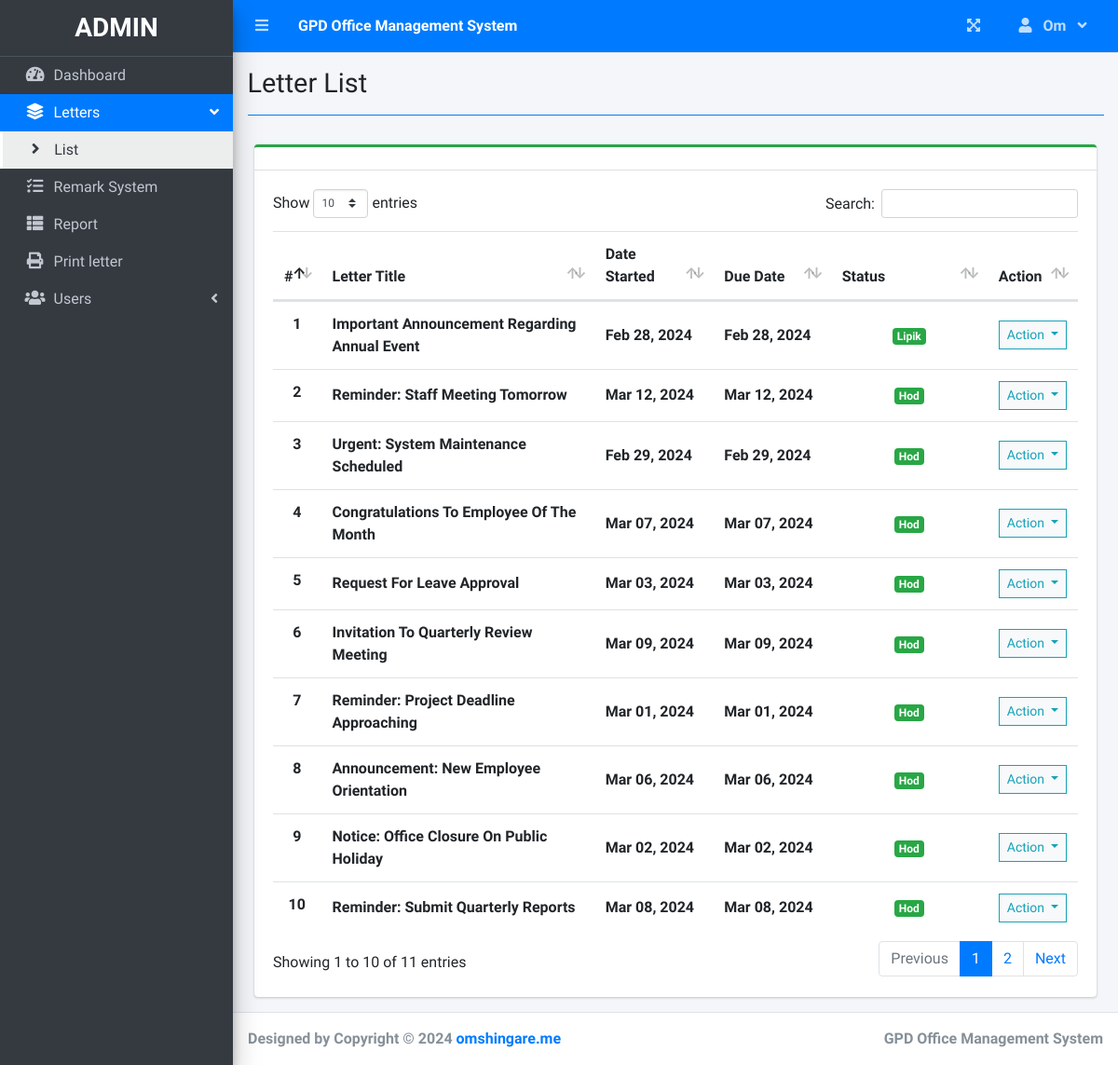
Before: /index.php?page=letter_list (signed in) with the older database file.
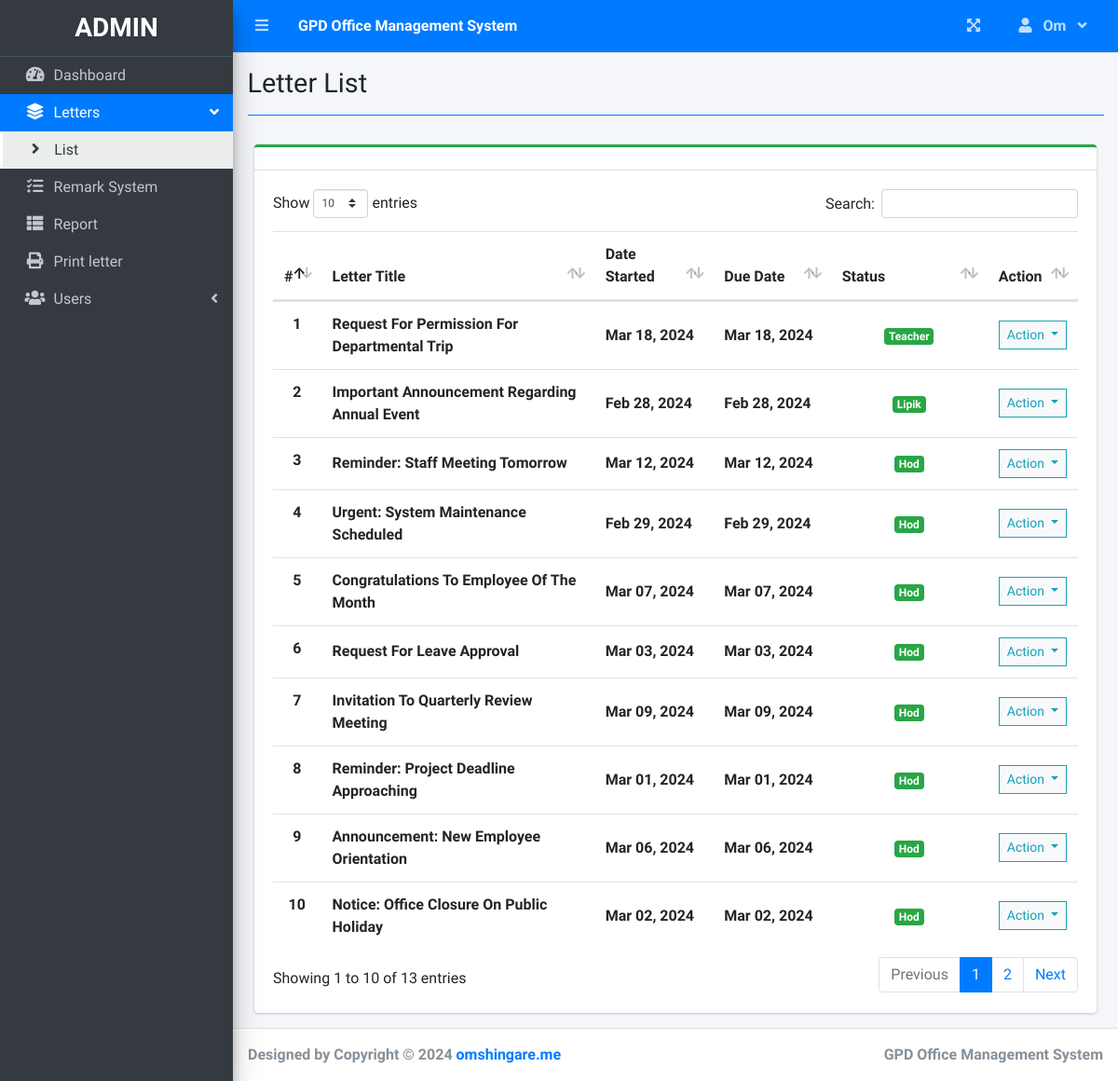
After: the same page with the newer database file.
### tables this page shows
CREATE TABLE `gpd_letters` (
  `letter_id` int(11) NOT NULL,
  `letter_creator_user_id` int(11) NOT NULL,
  `letter_title` text NOT NULL,
  `letter_content` text NOT NULL,
  `letter_status` int(11) DEFAULT 1,
  `letter_hod_remarks` text DEFAULT NULL,
  `letter_lipik_remarks` text DEFAULT NULL,
  `letter_principal_remarks` text DEFAULT NULL,
  `letter_principal_approval_date` datetime DEFAULT NULL,
  `letter_lipik_approval_date` datetime DEFAULT NULL,
  `letter_hod_approval_date` datetime DEFAULT NULL,
  `letter_created_date` date DEFAULT NULL
);

### letter_list.php (the view, shortened to what this page needs)
<?php include'db_connect.php' ?>
<div class="col-lg-12">
	<div class="card card-outline card-success">
		<div class="card-header">
		</div>
		<div class="card-body">
			<table class="table tabe-hover table-condensed" id="list">
				<colgroup>
					<col width="5%">
					<col width="35%">
					<col width="15%">
					<col width="15%">
					<col width="20%">
					<col width="10%">
				</colgroup>
				<thead>
					<tr>
						<th class="text-center">#</th>
						<th>Letter Title</th>
						<th>Date Started</th>
						<th>Due Date</th>
						<th>Status</th>
						<th>Action</th>
					</tr>
				</thead>
				<tbody>
				<?php
                $i = 1;
                $stat = array("Teacher","Hod","Lipik","Principal", "Done");
                $where = "";
                $qry = $conn->query("SELECT * FROM gpd_letters $where order by letter_creator_user_id asc");
                while($row = $qry->fetch_assoc()):
                ?>
					<tr>
						<th class="text-center"><?php echo $i++ ?></th>
						<td>
							<p><b><?php echo ucwords($row['letter_title']) ?></b></p>
						</td>
						<td><b><?php echo date("M d, Y",strtotime($row['letter_created_date'])) ?></b></td>
						<td><b><?php echo date("M d, Y",strtotime($row['letter_created_date'])) ?></b></td>
						<td class="text-center">
							<?php
							  	echo "<span class='badge badge-success'>{$stat[$row['letter_status'] - 1]}</span>";
							?>
						</td>
						<td class="text-center">
							<button type="button" class="btn btn-default btn-sm btn-flat border-info wave-effect text-info dropdown-toggle" data-toggle="dropdown" aria-expanded="true">
		                      Action
		                    </button>
						</td>
					</tr>
				<?php endwhile; ?>
				</tbody>
			</table>
		</div>
	</div>
</div>

Changed rows visible on the page:
no longer on this page (row unchanged): gpd_letters: letter_title "Reminder: Submit Quarterly Reports", letter_created_date "Mar 08, 2024", letter_status "Hod"
added gpd_letters: letter_title "Request For Permission For Departmental Trip", letter_created_date "Mar 18, 2024", letter_status "Teacher"
Other visible differences:
text written by a page script: "Show entries Search: Showing 1 to 10 of 11 entries Previous 1 2 Next" → "Show entries Search: Showing 1 to 10 of 13 entries Previous 1 2 Next"
